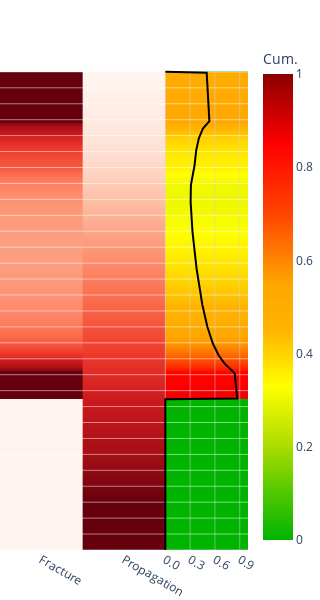

Source (notebook cell):
### Code cell
from plotly_snow_profile import criticality_heatmap

crit_hm_fig = criticality_heatmap(plot_weaklayer, plot_layers, dataframe)
crit_hm_fig.show()

### Figure 1 — Plotly figure (JSON) as saved in the notebook; plotly's stock layout.template omitted (floating-point values rounded to 4 significant figures; data arrays with more than 128 entries replaced by an {"elided": "..."} marker saying what was removed)
{"data": [{"colorscale": [[0, "rgb(255,245,240)"], [0.125, "rgb(254,224,210)"], [0.25, "rgb(252,187,161)"], [0.375, "rgb(252,146,114)"], [0.5, "rgb(251,106,74)"], [0.625, "rgb(239,59,44)"], [0.75, "rgb(203,24,29)"], [0.875, "rgb(165,15,21)"], [1, "rgb(103,0,13)"]], "hoverinfo": "skip", "reversescale": false, "showscale": false, "type": "heatmap", "x": [0, 0.5, 1], "y": {"elided": "610 float values"}, "z": {"elided": "610x2 float values"}, "zmax": 1, "zmin": 0}, {"colorscale": [[0, "rgb(255,245,240)"], [0.125, "rgb(254,224,210)"], [0.25, "rgb(252,187,161)"], [0.375, "rgb(252,146,114)"], [0.5, "rgb(251,106,74)"], [0.625, "rgb(239,59,44)"], [0.75, "rgb(203,24,29)"], [0.875, "rgb(165,15,21)"], [1, "rgb(103,0,13)"]], "hoverinfo": "skip", "reversescale": false, "showscale": false, "type": "heatmap", "x": [1, 1.5, 2], "y": {"elided": "610 float values"}, "z": {"elided": "610x2 float values"}, "zmax": 1, "zmin": 0}, {"colorbar": {"title": {"text": "Cum."}}, "colorscale": [[0, "rgb(0,180,0)"], [0.1, "rgb(80,200,0)"], [0.2, "rgb(170,220,0)"], [0.33, "yellow"], [0.45, "rgb(255,180,0)"], [0.55, "orange"], [0.7, "orangered"], [0.85, "red"], [1, "darkred"]], "showscale": true, "type": "heatmap", "x": [2, 2.5, 3], "y": {"elided": "610 float values"}, "z": {"elided": "610x2 float values"}, "zmax": 1, "zmin": 0}, {"line": {"color": "lightgrey", "width": 0.5}, "mode": "lines", "showlegend": false, "type": "scatter", "x": [2, 2], "y": [0, 3000]}, {"line": {"color": "lightgrey", "width": 0.5}, "mode": "lines", "showlegend": false, "type": "scatter", "x": [2.3, 2.3], "y": [0, 3000]}, {"line": {"color": "lightgrey", "width": 0.5}, "mode": "lines", "showlegend": false, "type": "scatter", "x": [2.6, 2.6], "y": [0, 3000]}, {"line": {"color": "lightgrey", "width": 0.5}, "mode": "lines", "showlegend": false, "type": "scatter", "x": [2.9, 2.9], "y": [0, 3000]}, {"hoverinfo": "skip", "line": {"color": "white", "width": 0.5}, "mode": "lines", "showlegend": false, "type": "scatter", "x": [0, 3], "y": [0, 0]}, {"hoverinfo": "skip", "line": {"color": "white", "width": 0.5}, "mode": "lines", "showlegend": false, "type": "scatter", "x": [0, 3], "y": [100, 100]}, {"hoverinfo": "skip", "line": {"color": "white", "width": 0.5}, "mode": "lines", "showlegend": false, "type": "scatter", "x": [0, 3], "y": [200, 200]}, {"hoverinfo": "skip", "line": {"color": "white", "width": 0.5}, "mode": "lines", "showlegend": false, "type": "scatter", "x": [0, 3], "y": [300, 300]}, {"hoverinfo": "skip", "line": {"color": "white", "width": 0.5}, "mode": "lines", "showlegend": false, "type": "scatter", "x": [0, 3], "y": [400, 400]}, {"hoverinfo": "skip", "line": {"color": "white", "width": 0.5}, "mode": "lines", "showlegend": false, "type": "scatter", "x": [0, 3], "y": [500, 500]}, {"hoverinfo": "skip", "line": {"color": "white", "width": 0.5}, "mode": "lines", "showlegend": false, "type": "scatter", "x": [0, 3], "y": [600, 600]}, {"hoverinfo": "skip", "line": {"color": "white", "width": 0.5}, "mode": "lines", "showlegend": false, "type": "scatter", "x": [0, 3], "y": [700, 700]}, {"hoverinfo": "skip", "line": {"color": "white", "width": 0.5}, "mode": "lines", "showlegend": false, "type": "scatter", "x": [0, 3], "y": [800, 800]}, {"hoverinfo": "skip", "line": {"color": "white", "width": 0.5}, "mode": "lines", "showlegend": false, "type": "scatter", "x": [0, 3], "y": [900, 900]}, {"hoverinfo": "skip", "line": {"color": "white", "width": 0.5}, "mode": "lines", "showlegend": false, "type": "scatter", "x": [0, 3], "y": [1000, 1000]}, {"hoverinfo": "skip", "line": {"color": "white", "width": 0.5}, "mode": "lines", "showlegend": false, "type": "scatter", "x": [0, 3], "y": [1100, 1100]}, {"hoverinfo": "skip", "line": {"color": "white", "width": 0.5}, "mode": "lines", "showlegend": false, "type": "scatter", "x": [0, 3], "y": [1200, 1200]}, {"hoverinfo": "skip", "line": {"color": "white", "width": 0.5}, "mode": "lines", "showlegend": false, "type": "scatter", "x": [0, 3], "y": [1300, 1300]}, {"hoverinfo": "skip", "line": {"color": "white", "width": 0.5}, "mode": "lines", "showlegend": false, "type": "scatter", "x": [0, 3], "y": [1400, 1400]}, {"hoverinfo": "skip", "line": {"color": "white", "width": 0.5}, "mode": "lines", "showlegend": false, "type": "scatter", "x": [0, 3], "y": [1500, 1500]}, {"hoverinfo": "skip", "line": {"color": "white", "width": 0.5}, "mode": "lines", "showlegend": false, "type": "scatter", "x": [0, 3], "y": [1600, 1600]}, {"hoverinfo": "skip", "line": {"color": "white", "width": 0.5}, "mode": "lines", "showlegend": false, "type": "scatter", "x": [0, 3], "y": [1700, 1700]}, {"hoverinfo": "skip", "line": {"color": "white", "width": 0.5}, "mode": "lines", "showlegend": false, "type": "scatter", "x": [0, 3], "y": [1800, 1800]}, {"hoverinfo": "skip", "line": {"color": "white", "width": 0.5}, "mode": "lines", "showlegend": false, "type": "scatter", "x": [0, 3], "y": [1900, 1900]}, {"hoverinfo": "skip", "line": {"color": "white", "width": 0.5}, "mode": "lines", "showlegend": false, "type": "scatter", "x": [0, 3], "y": [2000, 2000]}, {"hoverinfo": "skip", "line": {"color": "white", "width": 0.5}, "mode": "lines", "showlegend": false, "type": "scatter", "x": [0, 3], "y": [2100, 2100]}, {"hoverinfo": "skip", "line": {"color": "white", "width": 0.5}, "mode": "lines", "showlegend": false, "type": "scatter", "x": [0, 3], "y": [2200, 2200]}, {"hoverinfo": "skip", "line": {"color": "white", "width": 0.5}, "mode": "lines", "showlegend": false, "type": "scatter", "x": [0, 3], "y": [2300, 2300]}, {"hoverinfo": "skip", "line": {"color": "white", "width": 0.5}, "mode": "lines", "showlegend": false, "type": "scatter", "x": [0, 3], "y": [2400, 2400]}, {"hoverinfo": "skip", "line": {"color": "white", "width": 0.5}, "mode": "lines", "showlegend": false, "type": "scatter", "x": [0, 3], "y": [2500, 2500]}, {"hoverinfo": "skip", "line": {"color": "white", "width": 0.5}, "mode": "lines", "showlegend": false, "type": "scatter", "x": [0, 3], "y": [2600, 2600]}, {"hoverinfo": "skip", "line": {"color": "white", "width": 0.5}, "mode": "lines", "showlegend": false, "type": "scatter", "x": [0, 3], "y": [2700, 2700]}, {"hoverinfo": "skip", "line": {"color": "white", "width": 0.5}, "mode": "lines", "showlegend": false, "type": "scatter", "x": [0, 3], "y": [2800, 2800]}, {"hoverinfo": "skip", "line": {"color": "white", "width": 0.5}, "mode": "lines", "showlegend": false, "type": "scatter", "x": [0, 3], "y": [2900, 2900]}, {"hoverinfo": "skip", "line": {"color": "white", "width": 0.5}, "mode": "lines", "showlegend": false, "type": "scatter", "x": [0, 3], "y": [3000, 3000]}, {"line": {"color": "black", "width": 2}, "mode": "lines", "showlegend": false, "type": "scatter", "x": {"elided": "610 float values"}, "y": {"elided": "610 float values"}}], "layout": {"height": 600, "margin": {"b": 40, "l": 0, "r": 0, "t": 40}, "paper_bgcolor": "white", "plot_bgcolor": "white", "width": 300, "xaxis": {"range": [0, 3], "ticktext": ["Fracture", "Propagation", "0.0", "0.3", "0.6", "0.9"], "tickvals": [0.5, 1.5, 2, 2.3, 2.6, 2.9]}, "yaxis": {"autorange": false, "domain": [0, 1], "range": [3000, -200], "showticklabels": false}}}
